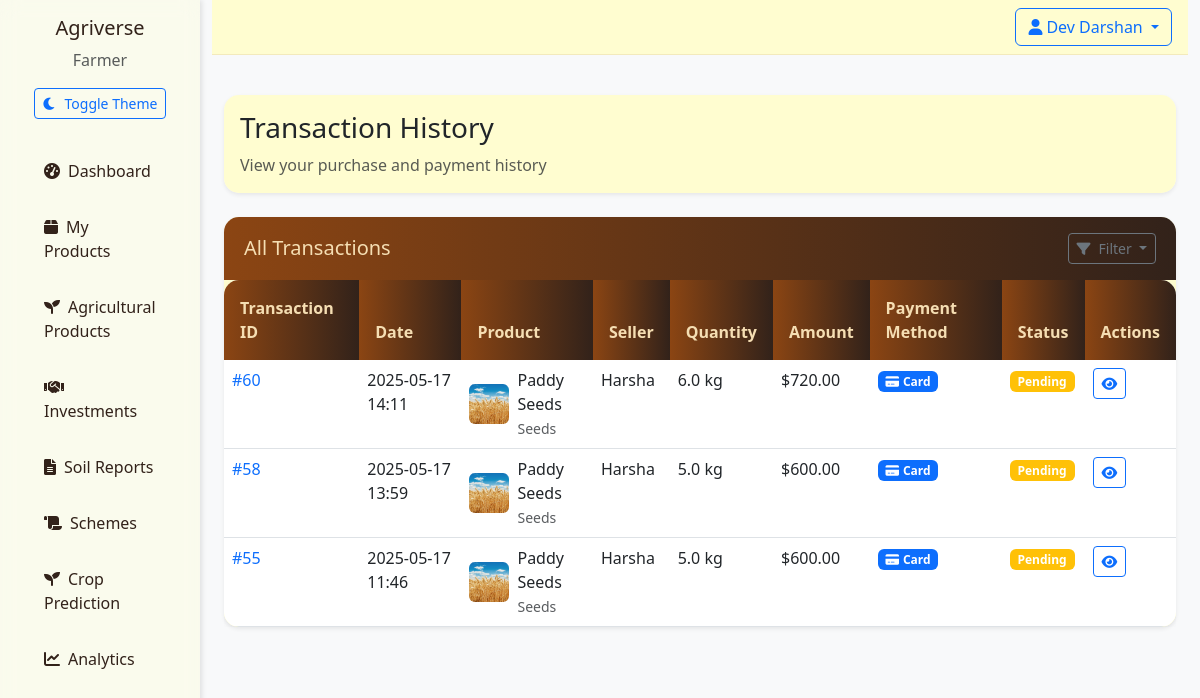
Page /transactions (signed in) on the committed database.
### app/models/__init__.py (models this page shows)
class User(UserMixin, db.Model):
    id = db.Column(db.Integer, primary_key=True)
    email = db.Column(db.String(120), unique=True, nullable=False)
    password_hash = db.Column(db.String(128), nullable=False)
    name = db.Column(db.String(100), nullable=False)
    role = db.Column(db.String(20), nullable=False)  # 'farmer', 'investor', 'admin'
    created_at = db.Column(db.DateTime, default=datetime.utcnow)
    is_active = db.Column(db.Boolean, default=True)
    is_verified = db.Column(db.Boolean, default=False)
    wallet_balance = db.Column(db.Float, default=0.0)  # User's wallet balance
    farm_name = db.Column(db.String(100))
    farm_location = db.Column(db.String(200))
    farm_size = db.Column(db.Float)  # in acres
    company_name = db.Column(db.String(100))
    investment_capacity = db.Column(db.Float)
    products = db.relationship('Product', backref='seller', lazy=True)
    investments_made = db.relationship('Investment',
                                     backref='investor',
                                     lazy=True,
                                     foreign_keys='Investment.investor_id')
    investments_received = db.relationship('Investment',
                                         backref='farmer',
                                         lazy=True,
                                         foreign_keys='Investment.farmer_id')
    soil_reports = db.relationship('SoilReport', backref='farmer', lazy=True)

class Transaction(db.Model):
    id = db.Column(db.Integer, primary_key=True)
    buyer_id = db.Column(db.Integer, db.ForeignKey('user.id'), nullable=False)
    seller_id = db.Column(db.Integer, db.ForeignKey('user.id'), nullable=False)
    product_id = db.Column(db.Integer, db.ForeignKey('product.id'))
    investment_id = db.Column(db.Integer, db.ForeignKey('investment.id'))
    amount = db.Column(db.Float, nullable=False)
    quantity = db.Column(db.Float, nullable=True)  # Added quantity field
    transaction_type = db.Column(db.String(20), nullable=False)  # product, investment
    status = db.Column(db.String(20), default='pending')  # pending, completed, failed
    payment_method = db.Column(db.String(20))
    payment_id = db.Column(db.String(100))  # Stripe/Razorpay payment ID
    delivery_address = db.Column(db.Text, nullable=True)  # Added delivery address field
    created_at = db.Column(db.DateTime, default=datetime.utcnow)
    buyer = db.relationship('User', foreign_keys=[buyer_id], backref='purchases')
    seller = db.relationship('User', foreign_keys=[seller_id], backref='sales')
    product = db.relationship('Product', backref='transactions')
    investment = db.relationship('Investment', backref='transactions')

class Product(db.Model):
    id = db.Column(db.Integer, primary_key=True)
    name = db.Column(db.String(100), nullable=False)
    description = db.Column(db.Text)
    price = db.Column(db.Float, nullable=False)
    quantity = db.Column(db.Float, nullable=False)
    unit = db.Column(db.String(20), nullable=False)  # kg, tons, etc.
    category = db.Column(db.String(50), nullable=False)
    image_url = db.Column(db.String(200))
    created_at = db.Column(db.DateTime, default=datetime.utcnow)
    seller_id = db.Column(db.Integer, db.ForeignKey('user.id'), nullable=False)
    status = db.Column(db.String(20), default='available')  # available, sold, reserved

### app/routes/main.py (the view)
@main_bp.route('/transactions')
@login_required
def transactions():
    status = request.args.get('status', 'all')
    query = Transaction.query.filter_by(buyer_id=current_user.id)
    if status != 'all':
        query = query.filter_by(status=status)
    transactions = query.order_by(Transaction.created_at.desc()).all()
    return render_template('main/transactions.html',
                         transactions=transactions)

### app/__init__.py (called while the page is built)
@login_manager.user_loader
def load_user(user_id):
    return User.query.get(int(user_id))

### app/templates/main/transactions.html (shortened to what this page needs)
{% extends "base.html" %}
{% block content %}
<div class="container-fluid py-4">
    <div class="row mb-4">
        <div class="col-12">
            <div class="card border-0 shadow-sm">
                <div class="card-body">
                    <h1 class="h3 mb-2">Transaction History</h1>
                    <p class="text-muted mb-0">View your purchase and payment history</p>
                </div>
            </div>
        </div>
    </div>
    <div class="row">
        <div class="col-12">
            <div class="card border-0 shadow-sm">
                <div class="card-header bg-white py-3">
                    <div class="row align-items-center">
                        <div class="col">
                            <h5 class="mb-0">All Transactions</h5>
                        </div>
                        <div class="col-auto">
                            <div class="btn-group">
                                <button type="button" class="btn btn-outline-secondary btn-sm dropdown-toggle" data-bs-toggle="dropdown">
                                    <i class="fas fa-filter me-2"></i>Filter
                                </button>
                            </div>
                        </div>
                    </div>
                </div>
                <div class="card-body p-0">
                    <div class="table-responsive">
                        <table class="table table-hover mb-0">
                            <thead class="bg-light">
                                <tr>
                                    <th class="border-0">Transaction ID</th>
                                    <th class="border-0">Date</th>
                                    <th class="border-0">Product</th>
                                    <th class="border-0">Seller</th>
                                    <th class="border-0">Quantity</th>
                                    <th class="border-0">Amount</th>
                                    <th class="border-0">Payment Method</th>
                                    <th class="border-0">Status</th>
                                    <th class="border-0">Actions</th>
                                </tr>
                            </thead>
                            <tbody>
                                {% for transaction in transactions %}
                                <tr>
                                    <td>
                                        <span class="text-primary">#{{ transaction.id }}</span>
                                    </td>
                                    <td>{{ transaction.created_at.strftime('%Y-%m-%d %H:%M') }}</td>
                                    <td>
                                        <div class="d-flex align-items-center">
                                            {% if transaction.product.image_url %}
                                            <img src="{{ transaction.product.image_url }}" alt="{{ transaction.product.name }}" class="rounded" style="width: 40px; height: 40px; object-fit: cover;">
                                            {% else %}
                                            <div class="bg-light rounded d-flex align-items-center justify-content-center" style="width: 40px; height: 40px;">
                                                <i class="fas fa-seedling text-muted"></i>
                                            </div>
                                            {% endif %}
                                            <div class="ms-2">
                                                <p class="mb-0">{{ transaction.product.name }}</p>
                                                <small class="text-muted">{{ transaction.product.category|title }}</small>
                                            </div>
                                        </div>
                                    </td>
                                    <td>{{ transaction.product.seller.name }}</td>
                                    <td>{{ "%.1f"|format(transaction.quantity) }} {{ transaction.product.unit }}</td>
                                    <td>${{ "%.2f"|format(transaction.amount) }}</td>
                                    <td>
                                        {% if transaction.payment_method == 'wallet' %}
                                        <span class="badge bg-info">
                                            <i class="fas fa-wallet me-1"></i>Wallet
                                        </span>
                                        {% else %}
                                        <span class="badge bg-primary">
                                            <i class="fas fa-credit-card me-1"></i>Card
                                        </span>
                                        {% endif %}
                                    </td>
                                    <td>
                                        {% if transaction.status == 'completed' %}
                                        <span class="badge bg-success">Completed</span>
                                        {% elif transaction.status == 'pending' %}
                                        <span class="badge bg-warning">Pending</span>
                                        {% else %}
                                        <span class="badge bg-danger">Cancelled</span>
                                        {% endif %}
                                    </td>
                                    <td>
                                        <div class="btn-group">
                                            <a href="{{ url_for('main.purchase_success', transaction_id=transaction.id) }}"
                                               class="btn btn-sm btn-outline-primary">
                                                <i class="fas fa-eye"></i>
                                            </a>
                                        </div>
                                    </td>
                                </tr>
                                {% endfor %}
                            </tbody>
                        </table>
                    </div>
                </div>
            </div>
        </div>
    </div>
</div>
{% endblock %}

### app/templates/base.html (shortened to what this page needs)
<!DOCTYPE html>
<html lang="en" data-bs-theme="light">
<head>
    <link href="https://cdn.jsdelivr.net/npm/bootstrap@5.3.0/dist/css/bootstrap.min.css" rel="stylesheet">
    <link href="https://cdnjs.cloudflare.com/ajax/libs/font-awesome/6.0.0/css/all.min.css" rel="stylesheet">
    <link href="{{ url_for('static', filename='css/style.css') }}" rel="stylesheet">
</head>
<body>
    <div class="container-fluid">
        <div class="row">
            {% if current_user.is_authenticated %}
            <div class="col-md-2 sidebar">
                <div class="d-flex flex-column">
                    <div class="text-center mb-4">
                        <h5 class="mb-2">Agriverse</h5>
                        <p class="text-muted mb-3">{{ current_user.role|title }}</p>
                        <button id="theme-toggle" class="btn btn-sm btn-outline-primary">
                            <i class="fas fa-moon me-2"></i>Toggle Theme
                        </button>
                    </div>
                    {% if current_user.role == 'farmer' %}
                    <div class="nav flex-column">
                    <a href="{{ url_for('farmer.dashboard') }}" class="nav-link {% if request.endpoint == 'farmer.dashboard' %}active{% endif %}">
                            <i class="fas fa-tachometer-alt me-2"></i>Dashboard
                    </a>
                    <a href="{{ url_for('farmer.products') }}" class="nav-link {% if request.endpoint == 'farmer.products' %}active{% endif %}">
                            <i class="fas fa-box me-2"></i>My Products
                        </a>
                        <a href="{{ url_for('farmer.agri_products') }}" class="nav-link {% if request.endpoint == 'farmer.agri_products' %}active{% endif %}">
                            <i class="fas fa-seedling me-2"></i>Agricultural Products
                    </a>
                    <a href="{{ url_for('farmer.investments') }}" class="nav-link {% if request.endpoint == 'farmer.investments' %}active{% endif %}">
                            <i class="fas fa-handshake me-2"></i>Investments
                    </a>
                    <a href="{{ url_for('farmer.soil_reports') }}" class="nav-link {% if request.endpoint == 'farmer.soil_reports' %}active{% endif %}">
                            <i class="fas fa-file-alt me-2"></i>Soil Reports
                    </a>
                    <a href="{{ url_for('farmer.schemes') }}" class="nav-link {% if request.endpoint == 'farmer.schemes' %}active{% endif %}">
                            <i class="fas fa-scroll me-2"></i>Schemes
                        </a>
                        <a href="{{ url_for('farmer.crop_prediction') }}" class="nav-link {% if request.endpoint == 'farmer.crop_prediction' %}active{% endif %}">
                            <i class="fas fa-seedling me-2"></i>Crop Prediction
                    </a>
                    <a href="{{ url_for('farmer.analytics') }}" class="nav-link {% if request.endpoint == 'farmer.analytics' %}active{% endif %}">
                        <i class="fas fa-chart-line me-2"></i>Analytics
                    </a>
                    </div>
                    {% endif %}
                </div>
            </div>
            {% endif %}
            <div class="col-md-{% if current_user.is_authenticated %}10{% else %}12{% endif %}">
                <nav class="navbar navbar-expand-lg mb-3">
                    <div class="container-fluid px-3">
                        <div class="ms-auto d-flex align-items-center gap-2">
                            {% if current_user.is_authenticated %}
                            <div class="dropdown">
                                <button class="btn btn-outline-primary dropdown-toggle" type="button" id="userDropdown" data-bs-toggle="dropdown">
                                    <i class="fas fa-user me-1"></i>{{ current_user.name }}
                                </button>
                            </div>
                            {% endif %}
                        </div>
                    </div>
                </nav>
                {% block content %}{% endblock %}
            </div>
        </div>
    </div>
</body>
</html>

### app/static/css/style.css (style rules this page uses)
:root { --earth-brown: #8B4513; --soil-dark: #32221A; --wheat-gold: #F5DEB3; --leaf-green: #556B2F; --cream: #FFFDD0; --sky-blue: #87CEEB; --transition-speed: 0.3s; --bg-light: #f8f9fa; --bg-dark: #1a1a1a; --text-light: #32221A; --text-dark: #F5DEB3; --sidebar-light: rgba(255, 253, 208, 0.3); --sidebar-dark: rgba(50, 34, 26, 0.95); }
[data-bs-theme="light"] { --bg-color: var(--bg-light); --text-color: var(--text-light); --sidebar-bg: var(--sidebar-light); --card-bg: rgba(255, 253, 208, 0.98); --border-color: rgba(139, 69, 19, 0.1); }
body { min-height: 100vh; display: flex; flex-direction: column; font-family: 'Segoe UI', Tahoma, Geneva, Verdana, sans-serif; background-color: var(--bg-color); color: var(--text-color); transition: background-color var(--transition-speed), color var(--transition-speed); }
.navbar { backdrop-filter: blur(10px); -webkit-backdrop-filter: blur(10px); border-bottom: 1px solid var(--border-color); padding: 0.5rem 0; background-color: var(--card-bg); }
.nav-link { color: var(--text-color); padding: 0.75rem 1.25rem; border-radius: 0.5rem; margin: 0.25rem 0.75rem; transition: all var(--transition-speed); }
.sidebar { min-height: 100vh; background-color: var(--sidebar-bg); padding-top: 1rem; transition: background-color var(--transition-speed); box-shadow: 2px 0 5px rgba(0, 0, 0, 0.1); backdrop-filter: blur(10px); -webkit-backdrop-filter: blur(10px); }
.card { border: none; border-radius: 15px; background: var(--card-bg); backdrop-filter: blur(10px); box-shadow: 0 4px 15px rgba(0, 0, 0, 0.1); transition: all 0.3s ease; }
.card-header { background: linear-gradient(to right, var(--earth-brown), var(--soil-dark)); color: var(--wheat-gold); border-radius: 15px 15px 0 0 !important; border: none; padding: 1.25rem; }
.table { background-color: var(--card-bg); border-radius: 15px; overflow: hidden; box-shadow: 0 2px 10px rgba(0, 0, 0, 0.05); }
.table thead th { background: linear-gradient(to right, var(--earth-brown), var(--soil-dark)); color: var(--wheat-gold); border: none; padding: 1rem; }

### rows in the picture
User: role "Farmer", name "Dev Darshan"
Transaction: product.image_url (picture), quantity "6.0", amount "720.00", payment_method "Card", status "Pending"
Transaction: product.image_url (picture), quantity "5.0", amount "600.00", payment_method "Card", status "Pending"
Transaction: product.image_url (picture), quantity "5.0", amount "600.00", payment_method "Card", status "Pending"
